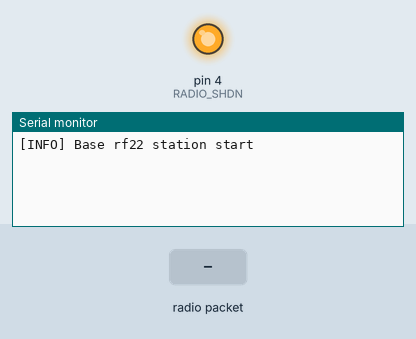
Recording of a sketch running on a simulated Arduino Uno, built with avr-gcc and run on an emulated ATmega328P. Parts: output pins drawn as LEDs (lit = HIGH), the last lines printed to the serial monitor. Inputs (shaded band) come from the test bench. No radio packets arrive unless stated.

Above: at 2.7 s.
2.8 s: radio packet "5" arrives
At 3.9 s:
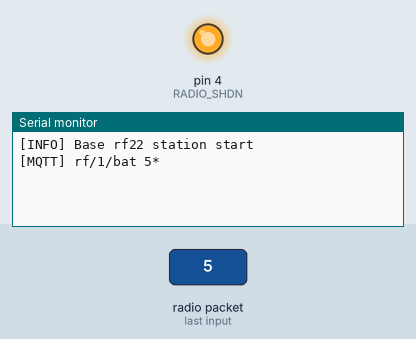
At 7.3 s:
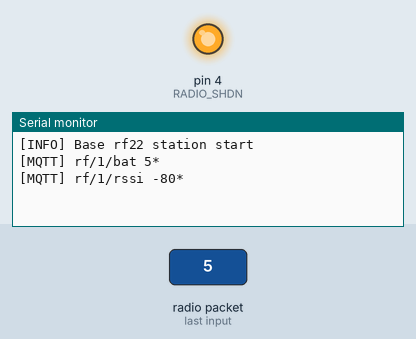

The sketch:

rf22_server.ino
```cpp
/*
 * Base radio station based on rf22 modules
 * [MQTT] rf/<address>/config 1/1/0*
 * 							  (version)/(tx interval)/(tx power)
 */

//#define RF_22
#define RF_95

//#define RAM_DEBUG
//#define SERIAL_DEBUG

#ifdef RF_22
#include <RH_RF22.h>
#elif defined RF_95
#include <RH_RF95.h>
#endif

#include <RHReliableDatagram.h>
#include <SPI.h>
#include "utils/Streaming.h"
#include "utils/Config.h"
#include <avr/wdt.h>

#define SERVER_ADDRESS  	200
#define SERIAL_BAUD     	57600
#define RF_BUFFER_SIZE		50
#define SERIAL_BUFFER_SIZE	50
#define RCV_FAIL_THRESHOLD	50

#define ERROR_HEADER    F("[ERROR] ")
#define WARN_HEADER     F("[WARN] ")
#define INFO_HEADER     F("[INFO] ")
#define MQTT_HEADER     F("[MQTT] ")

#define MQTT_RF_CONFIG_PREFIX	"rf/config/200"
#define MQTT_TOPIC_PREFIX 		"rf/"
#define MQTT_DS_TEMPERATURE 	"/dst"
#define MQTT_DH_TEMPERATURE 	"/dht"
#define MQTT_DH_HUMIDITY    	"/dhh"
#define MQTT_SHT_TEMPERATURE 	"/sht"
#define MQTT_SHT_HUMIDITY    	"/shh"
#define MQTT_HTU_TEMPERATURE    "/htt"
#define MQTT_HTU_HUMIDITY    	"/hth"
#define MQTT_BAT_VOLTAGE    	"/bat"
#define MQTT_STAT_OK_TOPIC		"/ok"
#define MQTT_STAT_ERR_TOPIC		"/err"
#define MQTT_RSSI_TOPIC			"/rssi"

#ifdef RF_22
#define TX_POWER					RH_RF22_TXPOW_11DBM
#elif defined RF_95
#define TX_POWER					17
#endif

#ifdef RF_22
#define DEFAULT_SENSOR_TX_POWER		RH_RF22_TXPOW_11DBM
#elif defined RF_95
#define DEFAULT_SENSOR_TX_POWER		17
#endif
#define DEFAULT_SENSOR_TX_PERIOD	15
#define SLOW_LOOP					10000

#ifdef RF_22
RH_RF22 radioDriver;
#elif defined RF_95
RH_RF95 radioDriver;
#endif

RHReliableDatagram radio(radioDriver, SERVER_ADDRESS);
Config *config;
int rcvFailed = 0;

// in data buffer for sensor data
uint8_t inBuffer[RF_BUFFER_SIZE];
// out buffer used to setup of the remote sensor
uint8_t outBuffer[RF_BUFFER_SIZE];

#define RADIO_SHDN	4

void radioOn() {
#ifdef RF_22
	digitalWrite(RADIO_SHDN, LOW);
#elif defined RF_95
	digitalWrite(RADIO_SHDN, HIGH);
#endif
}

void radioOff() {
#ifdef RF_22
	digitalWrite(RADIO_SHDN, HIGH);
#elif defined RF_95
	digitalWrite(RADIO_SHDN, LOW);
#endif
}

void setup() {
	config = new Config(outBuffer);
	config->setTxPeriod(DEFAULT_SENSOR_TX_PERIOD);
	config->setTxPower(DEFAULT_SENSOR_TX_POWER);

	Serial.begin(SERIAL_BAUD);
	Serial << INFO_HEADER << F("Base rf22 station start") << endl;
#ifdef RAM_DEBUG
	Serial << F("init ") << freeRam() << endl;
#endif

    // watchdog
    wdt_reset();
#ifdef SERIAL_DEBUG
	Serial << INFO_HEADER << "enabling WDTO_8S" << endl;
#endif
	wdt_enable(WDTO_8S);

	// init radio
	pinMode(RADIO_SHDN, OUTPUT);
	radioOff();
	delay(1000);
	radioOn();
	delay(500);

	if (!radio.init()) {
		Serial << ERROR_HEADER << F("radio init failed! Stopping.") << endl;
	} else {
#ifdef SERIAL_DEBUG
		Serial << INFO_HEADER << F("radio init ok ...") << endl;
#endif
	}

	radioDriver.setTxPower(TX_POWER);
	wdt_reset();
}

void sendChunkToSerial(char *&chunk, char *topic, uint8_t from) {
	if (chunk != NULL) {
		Serial << MQTT_HEADER << MQTT_TOPIC_PREFIX << String(from) << topic << " " << chunk << "*" << '\n';
	}
	chunk = strtok(NULL, "/");
	delay(300);
}

void sendToSerial(char *message, uint8_t from) {
	char *chunk;

	chunk = strtok(message, "/");

	sendChunkToSerial(chunk, (char*) MQTT_BAT_VOLTAGE, from);
	sendChunkToSerial(chunk, (char*) MQTT_STAT_OK_TOPIC, from);
	sendChunkToSerial(chunk, (char*) MQTT_STAT_ERR_TOPIC, from);
	sendChunkToSerial(chunk, (char*) MQTT_DS_TEMPERATURE, from);
	sendChunkToSerial(chunk, (char*) MQTT_DH_TEMPERATURE, from);
	sendChunkToSerial(chunk, (char*) MQTT_DH_HUMIDITY, from);
	sendChunkToSerial(chunk, (char*) MQTT_SHT_TEMPERATURE, from);
	sendChunkToSerial(chunk, (char*) MQTT_SHT_HUMIDITY, from);
	sendChunkToSerial(chunk, (char*) MQTT_HTU_TEMPERATURE, from);
	sendChunkToSerial(chunk, (char*) MQTT_HTU_HUMIDITY, from);
	Serial << MQTT_HEADER << MQTT_TOPIC_PREFIX << String(from) << MQTT_RSSI_TOPIC << " " << radioDriver.lastRssi() << "*" << '\n';
}

void radioLoop() {
	if (radio.available()) {
#ifdef RAM_DEBUG
		Serial << F("radio start ") << freeRam() << endl;
#endif
		uint8_t len = sizeof(inBuffer);
		uint8_t from;


		if (radio.recvfromAckTimeout(inBuffer, &len, 100, &from)) {
			wdt_reset();
#ifdef SERIAL_DEBUG
			Serial << INFO_HEADER << F("sending response ...") << endl;
#endif
			delay(10);
			if (radio.sendtoWait(outBuffer, sizeof(outBuffer), from)) {
				wdt_reset();
#ifdef SERIAL_DEBUG
				Serial << INFO_HEADER << F("response sent OK ...") << endl;
#endif
			} else {
#ifdef SERIAL_DEBUG
				Serial << INFO_HEADER << F("response sent FAILED ...") << endl;
#endif
			}

			sendToSerial((char*) inBuffer, from);
		} else {
			rcvFailed++;
#ifdef SERIAL_DEBUG
			Serial << WARN_HEADER << F("Receiving failed ") << rcvFailed << F("/") << RCV_FAIL_THRESHOLD << F("...") << endl;
#endif
			if (rcvFailed > RCV_FAIL_THRESHOLD) {
#ifdef SERIAL_DEBUG
				Serial << ERROR_HEADER << F("Receive failed threshold exceeded! Reset will be performed.") << endl;
#endif
				Serial << MQTT_HEADER << MQTT_TOPIC_PREFIX << SERVER_ADDRESS << F("/debug RCV_THRESHOLD_RESET") << "*" << '\n';
				while(true); // will cause watchdog reset
			}
		}

#ifdef RAM_DEBUG
		Serial << F("radio end ") << freeRam() << endl;
#endif
	}
}

void serialLoop() {
	if (Serial.available()) {
#ifdef RAM_DEBUG
		Serial << F("Serial start ") << freeRam() << endl;
#endif

		Serial.setTimeout(500);

		String command = Serial.readStringUntil('\n');

		if (command.charAt(command.length()-1) != '*') {
#ifdef SERIAL_DEBUG
			Serial << ERROR_HEADER << F("Tailing * not detected: ") << command << endl;
#endif
			return;
		}

		if (!command.startsWith(MQTT_HEADER)) {
#ifdef SERIAL_DEBUG
			Serial << ERROR_HEADER << F("Wrong header detected: ") << command << endl;
#endif
			return;
		}

		String message = command.substring(String(MQTT_HEADER).length(), command.length() - 1);
#ifdef SERIAL_DEBUG
		Serial << F("Message detected: '") << message << "'" << endl;
#endif

		if (!message.startsWith(MQTT_RF_CONFIG_PREFIX)) {
#ifdef SERIAL_DEBUG
			Serial << ERROR_HEADER << F("Unknown MQTT topic: ") << command << endl;
#endif
			return;
		}

		message = message.substring(String(MQTT_RF_CONFIG_PREFIX).length());

		int valuesCount = 0;
		int index = 0;
		int lastIndex = 0;
		do {
			index = message.indexOf('/', lastIndex);

			int val = message.substring(lastIndex, index != -1 ? index : message.length()).toInt();
#ifdef SERIAL_DEBUG
			Serial << INFO_HEADER << F("decoded value - i: ") << valuesCount << F(", val: ") << val << endl;
#endif
			outBuffer[valuesCount++] = val;

			lastIndex = index + 1;
		} while (index >= 0 && ((unsigned int)index+1 < message.length()) && (valuesCount<RF_BUFFER_SIZE));
#ifdef RAM_DEBUG
		Serial << F("Serial end ") << freeRam() << endl;
#endif
	}
}

void slowLoop() {
    static unsigned long timeLoop = 0;

    if ((millis() - timeLoop) >= SLOW_LOOP) {
        timeLoop = millis();
        Serial << MQTT_HEADER << MQTT_TOPIC_PREFIX << SERVER_ADDRESS << F("/heartbeat ") << timeLoop << "*" << '\n';
    }
}

void loop() {
	wdt_reset();
	radioLoop();
	serialLoop();
	slowLoop();
}

#ifdef RAM_DEBUG
int freeRam()
{
     extern int __heap_start, *__brkval;
     int v;
     return (int)&v - (__brkval == 0 ? (int)&__heap_start : (int)__brkval);
}
#endif
```

Config.h
```cpp
/*
 * Config.h
 *
 *  Created on: Sep 28, 2018
 *      Author: josef
 */

#ifndef UTILS_CONFIG_H_
#define UTILS_CONFIG_H_

#include <Arduino.h>

#define VERSION 1

class Config {
public:
	Config(uint8_t *inBuf)				{ buffer = inBuf; }
	virtual ~Config() {}

	boolean checkVersion()				{ return buffer[0] == VERSION; }

	uint8_t getTxPeriod()				{ return buffer[1]; }
	void setTxPeriod(uint8_t value)		{ buffer[1] = value; }

	uint8_t getTxPower() 				{ return buffer[2]; }
	void setTxPower(uint8_t value)		{ buffer[2] = value; }

private:
	int bufferSize = 0;
	uint8_t *buffer;
};

#endif /* UTILS_CONFIG_H_ */
```

Measured:
- after the input at 2.8 s, the serial monitor: prints a new line after 0.11 s (image 1)
